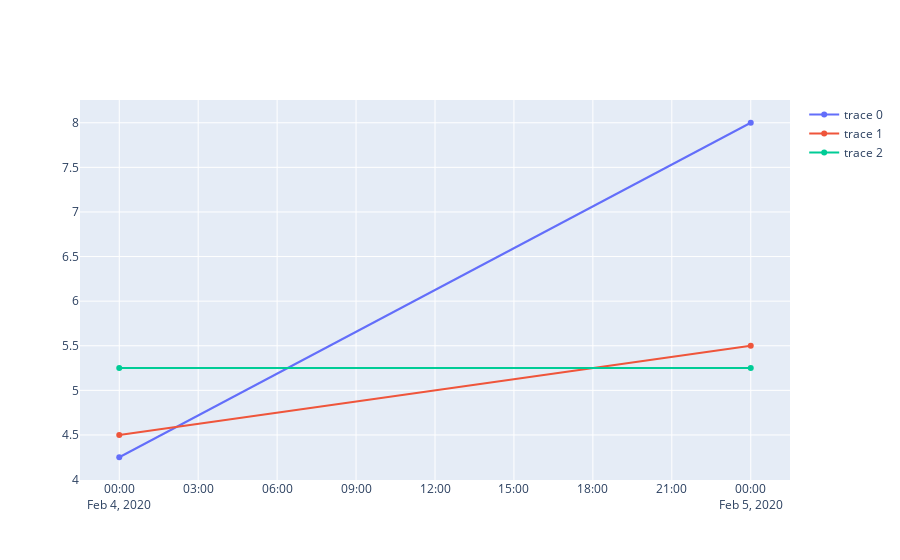

The notebook cell saved with this chart:
### Code cell
fig = go.Figure()
fig.add_trace(go.Scatter(
    x = raters['day'],
    y = raters['quality_rate']))

fig.add_trace(go.Scatter(
    x = raters['day'],
    y = raters['job_rate']))

fig.add_trace(go.Scatter(
    x = raters['day'],
    y = raters['review']))

fig.update_layout()
fig.show()

### Figure 1 — Plotly figure (JSON) as saved in the notebook; plotly's stock layout.template omitted (floating-point values rounded to 4 significant figures)
{"data": [{"type": "scatter", "x": ["2020-02-04T00:00:00", "2020-02-05T00:00:00"], "y": [4.25, 8]}, {"type": "scatter", "x": ["2020-02-04T00:00:00", "2020-02-05T00:00:00"], "y": [4.5, 5.5]}, {"type": "scatter", "x": ["2020-02-04T00:00:00", "2020-02-05T00:00:00"], "y": [5.25, 5.25]}], "layout": {}}
